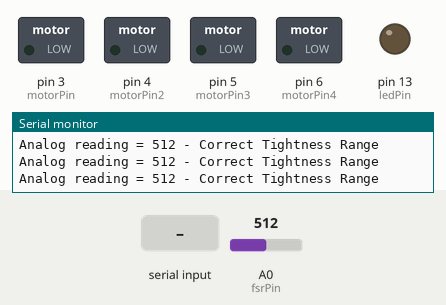
Simulated run of this sketch. Board: Arduino Uno, built with avr-gcc and run on an emulated ATmega328P. Shown: switched loads named in the sketch (green lamp = pin HIGH), output pins drawn as LEDs (lit = HIGH), the last lines printed to the serial monitor. Dashed ring = blinking. The inputs (shaded band) are chosen by the test bench; at power-on: A0 (fsrPin) = 512. Random numbers use the default seed unless the sketch sets one.

Above: at 2.2 s.
2.3 s: "1" received over Serial
At 7.1 s:
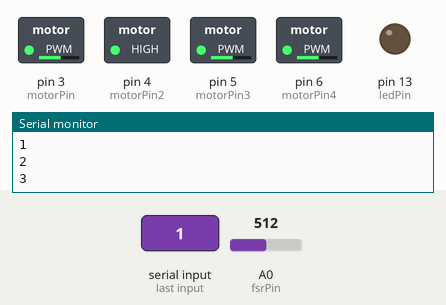
At 10.7 s:
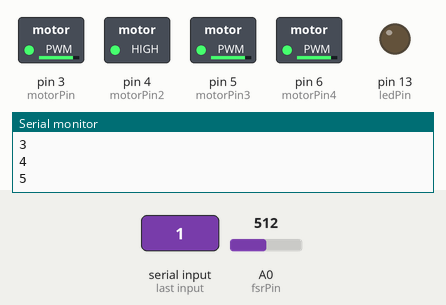
Timing chart, 0 to 17.3 s (numbered marks = the images above; inputs shaded):
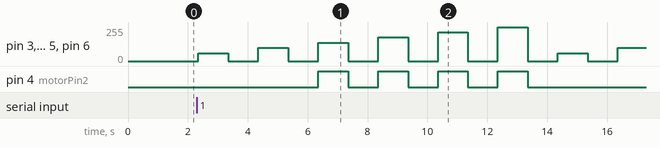

The sketch:

calibrate.ino
```cpp
// constants won't change. They're used here to set pin numbers:

// const int FINISHEDbuttonPin = 3;
const int ledPin = 13;    // the number of the LED pin
const int NumOfEvents = 18; // how many times do we buzz the participants
const int motorPin = 3;
const int motorPin2 = 4;
const int motorPin3 = 5;
const int motorPin4 = 6;
int fsrPin = 0;     // the FSR and 10K pulldown are connected to a0

// variables will change:
int fsrReading;     // the analog reading from the FSR resistor divider
int FINISHEDbuttonState = 0;
float Time = 0;
float currentStopwatch = 0;
float StopTimesArray[NumOfEvents];
int MotorPWMArray[NumOfEvents] = {60, 99, 138, 177, 216, 255, 60, 99, 138, 177, 216, 255, 60, 99, 138, 177, 216, 255};
bool shuffled = false;
int timesStopped = 0;
int StartClock = random(17,25);

void setup() {
  // initialize the LED pin as an output:
  pinMode(ledPin, OUTPUT);
  // initialize the pushbutton pin as an input:
  pinMode(motorPin, OUTPUT);
  pinMode(motorPin2, OUTPUT);
  pinMode(motorPin3, OUTPUT);
  pinMode(motorPin4, OUTPUT);
  Serial.begin(9600);
  delay(1000);
  Serial.println("*** NEW TRIAL ***");
}

void loop() {
while(Serial.available() == 0) { // once enter is pressed, this condition will no longer be satisfied.
  fsrReading = analogRead(fsrPin);

  Serial.print("Analog reading = ");
  Serial.print(fsrReading);     // print the raw analog reading

  if (fsrReading < 30) {
    Serial.println(" - No pressure");
  } else if (fsrReading < 500) {
    Serial.println(" - Too Loose");
  } else if (fsrReading < 800) {
    Serial.println(" - Correct Tightness Range");
  } else {
    Serial.println(" - Too Tight");
  }

  }

    if (timesStopped < NumOfEvents) {
    vibrate(Time, StartClock, motorPin, MotorPWMArray[timesStopped]);
    vibrate(Time, StartClock, motorPin2, MotorPWMArray[timesStopped]);
    vibrate(Time, StartClock, motorPin3, MotorPWMArray[timesStopped]);
    vibrate(Time, StartClock, motorPin4, MotorPWMArray[timesStopped]);
    timesStopped+=1;
    Serial.println(timesStopped);
    delay(1000);
    digitalWrite(motorPin,LOW);
    digitalWrite(motorPin2,LOW);
    digitalWrite(motorPin3,LOW);
    digitalWrite(motorPin4,LOW);
    delay(1000);
    }
  }

// I am using motors 1,2,3,4
// Function to control the vibration of the motor
void vibrate(float time, float startingTime, int motor, int pwm) {
  float vibrateUntil = startingTime + 0.5;  // Calculate the time until which the motor should vibrate (0.5 seconds)

  if (Time < vibrateUntil) {
    analogWrite(motor, pwm);  // Turn on the motor vibration
  } else {
    digitalWrite(motor, LOW);   // Turn off the motor vibration
    }
  }
```

Measured:
- after the input at 2.3 s, pin 3 (motorPin), pin 5 (motorPin3), pin 6 (motorPin4): 0/255 → 60/255 after 0.05 s, → 0/255 1.0 s later, → 99/255 1.0 s later, → 0/255 1.0 s later, … (15 changes in this stretch); pin 4 (motorPin2): alternates HIGH for 1.0 s and LOW for 1.0 s, 8 changes in all, then stays LOW, starting after 4.1 s
